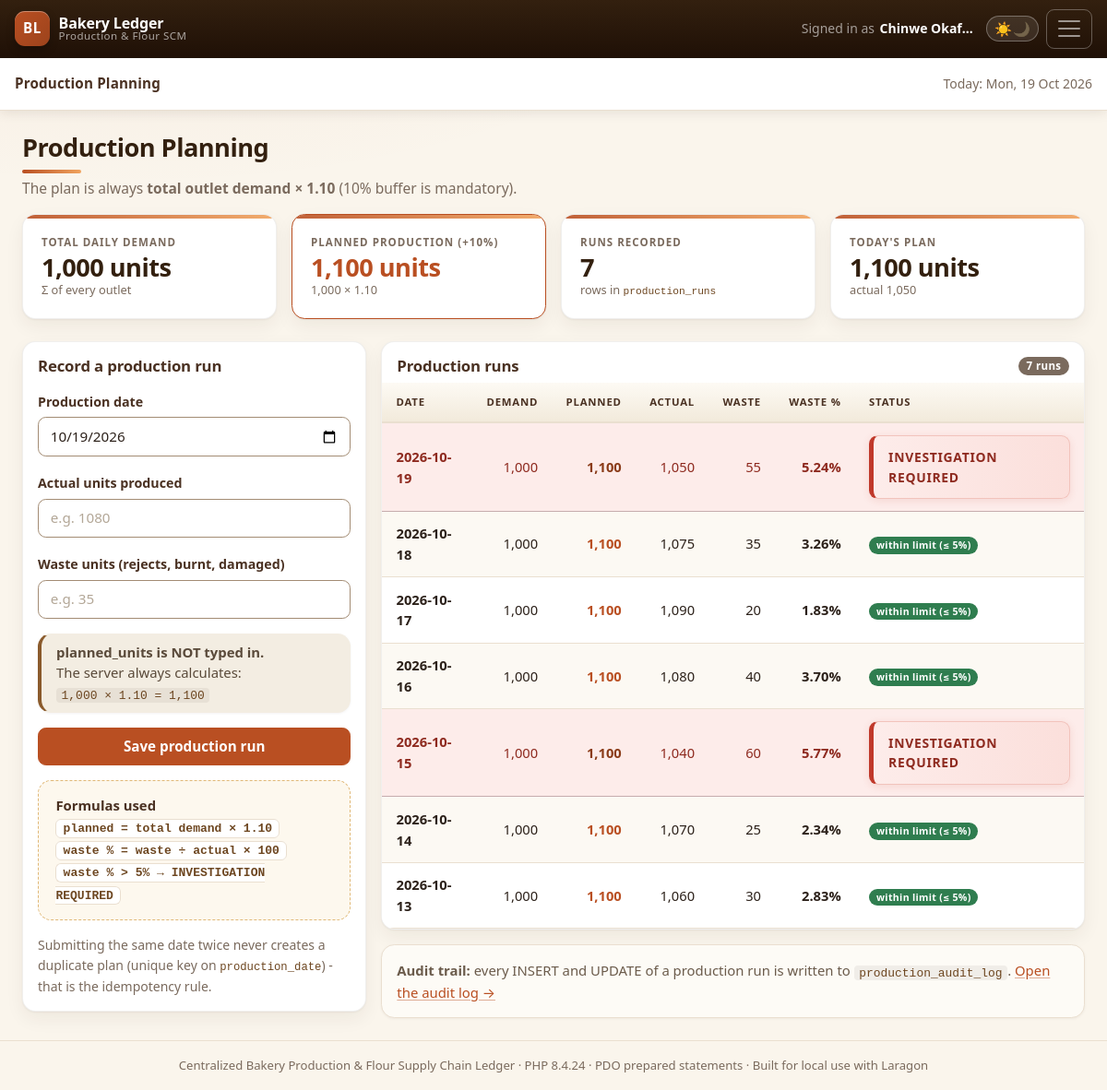
/production/index.php, run on the app's committed database.
### tables this page shows
CREATE TABLE production_runs (
    id                 INT UNSIGNED  NOT NULL AUTO_INCREMENT,
    production_date    DATE          NOT NULL,
    total_demand_units INT UNSIGNED  NOT NULL DEFAULT 0,
    planned_units      INT UNSIGNED  NOT NULL,
    actual_units       INT UNSIGNED  NOT NULL DEFAULT 0,
    waste_units        INT UNSIGNED  NOT NULL DEFAULT 0,
    buffer_rate        DECIMAL(4,3)  NOT NULL DEFAULT 1.100,
    created_by         VARCHAR(60)   NOT NULL DEFAULT 'system',
    created_at         TIMESTAMP     NOT NULL DEFAULT CURRENT_TIMESTAMP,
    updated_at         TIMESTAMP     NULL DEFAULT NULL ON UPDATE CURRENT_TIMESTAMP,
    PRIMARY KEY (id),
     
    UNIQUE KEY uq_production_date (production_date),
    KEY idx_production_actual (actual_units)
);

### config/database.php (called while the page is built)
<?php
function db(): PDO
{
    static $pdo = null;
    if ($pdo instanceof PDO) {
        return $pdo;
    }
    $dsn = sprintf(
        'mysql:host=%s;port=%s;dbname=%s;charset=%s',
        DB_HOST,
        DB_PORT,
        DB_NAME,
        DB_CHARSET
    );
    $options = [
        PDO::ATTR_ERRMODE            => PDO::ERRMODE_EXCEPTION,
        PDO::ATTR_DEFAULT_FETCH_MODE => PDO::FETCH_ASSOC,
        PDO::ATTR_EMULATE_PREPARES   => false,
        PDO::ATTR_DRIVER_NAME        => 'mysql',
    ];
    try {
        $pdo = new PDO($dsn, DB_USER, DB_PASS, $options);
    } catch (PDOException $e) {
        if (APP_DEBUG) {
            http_response_code(500);
            echo '<div style="font-family:sans-serif;max-width:720px;margin:60px auto;">';
            echo '<h2>Database connection failed</h2>';
            echo '<p><strong>MySQL said:</strong> ' . htmlspecialchars($e->getMessage(), ENT_QUOTES, 'UTF-8') . '</p>';
            echo '<ol>';
            echo '<li>Make sure Laragon MySQL is <strong>started</strong>.</li>';
            echo '<li>Import <code>database/bakery.sql</code> (see README.md, step 3).</li>';
            echo '<li>Check DB_USER / DB_PASS in <code>config/config.php</code>.</li>';
            echo '</ol></div>';
            exit;
        }
        throw $e;
    }
    return $pdo;
}
function stream_query(string $sql, array $params = []): PDOStatement
{
    $stmt = db()->prepare($sql);
    $stmt->execute($params);
    return $stmt;
}
function scalar(string $sql, array $params = [])
{
    $stmt = stream_query($sql, $params);
    $value = $stmt->fetchColumn();
    return $value === false ? null : $value;
}

### includes/functions.php (called while the page is built, shortened)
<?php
function url(string $path = ''): string
{
    return APP_BASE . '/' . ltrim($path, '/');
}
function endpoint(string $path): string
{
    $path = '/' . trim($path, '/');
    if (USE_CLEAN_URLS) {
        return url(ltrim($path, '/'));
    }
    return url('index.php') . '?route=' . rawurlencode($path);
}
function e($value): string
{
    return htmlspecialchars((string) $value, ENT_QUOTES, 'UTF-8');
}
function old(string $key, $default = '')
{
    $value = $_SESSION['old_input'][$key] ?? $default;
    return is_string($value) ? e($value) : $value;
}
function field_error(array $errors, string $key): string
{
    return isset($errors[$key]) ? e($errors[$key]) : '';
}
function pct($value): string
{
    return $value === null ? '-' : number_format($value, 2) . '%';
}
function total_daily_demand(): int
{
    $value = scalar('SELECT COALESCE(SUM(daily_demand_units), 0) FROM outlets');
    return (int) $value;
}
function planned_production(int $totalDemand): int
{
    return (int) ceil($totalDemand * PRODUCTION_BUFFER_RATE);
}
function waste_percent(int $wasteUnits, int $actualUnits): ?float
{
    return round(($wasteUnits / $actualUnits) * 100, 2);
}
function waste_investigation_required($percent): bool
{
    return $percent !== null && $percent > WASTE_ALERT_PERCENT;
}

### production/index.php (the view, shortened to what this page needs)
<?php
$errors = pull_form_errors();
$totalDemand   = total_daily_demand();
$plannedUnits  = planned_production($totalDemand);
$runCount      = (int) scalar('SELECT COUNT(*) FROM production_runs');
$stmt = stream_query(
    'SELECT id, planned_units, actual_units, waste_units
       FROM production_runs WHERE production_date = ?',
    [date('Y-m-d')]
);
$todayPlan = $stmt->fetch(PDO::FETCH_ASSOC);
require __DIR__ . '/../includes/header.php';
?>
<h1 class="h3 mb-1">Production Planning</h1>
<p class="text-muted mb-3">
    The plan is always <strong>total outlet demand &times; 1.10</strong> (10% buffer is mandatory).
</p>
<div class="row g-3 mb-4">
    <div class="col-sm-6 col-xl-3">
        <div class="card stat-card h-100"><div class="stat-body">
            <div class="stat-label">Total daily demand</div>
            <div class="stat-value"><?= number_format($totalDemand) ?> units</div>
            <div class="stat-sub">&Sigma; of every outlet</div>
        </div></div>
    </div>
    <div class="col-sm-6 col-xl-3">
        <div class="card stat-card h-100 border-primary"><div class="stat-body">
            <div class="stat-label">Planned production (+10%)</div>
            <div class="stat-value text-primary"><?= number_format($plannedUnits) ?> units</div>
            <div class="stat-sub"><?= number_format($totalDemand) ?> &times; 1.10</div>
        </div></div>
    </div>
    <div class="col-sm-6 col-xl-3">
        <div class="card stat-card h-100"><div class="stat-body">
            <div class="stat-label">Runs recorded</div>
            <div class="stat-value"><?= number_format($runCount) ?></div>
            <div class="stat-sub">rows in <code>production_runs</code></div>
        </div></div>
    </div>
    <div class="col-sm-6 col-xl-3">
        <div class="card stat-card h-100"><div class="stat-body">
            <div class="stat-label">Today's plan</div>
            <div class="stat-value">
                <?= $todayPlan ? number_format((int) $todayPlan['planned_units']) . ' units' : 'not yet' ?>
            </div>
            <div class="stat-sub">
                <?= $todayPlan
                    ? 'actual ' . number_format((int) $todayPlan['actual_units'])
                    : 'submit the form to create it' ?>
            </div>
        </div></div>
    </div>
</div>
<div class="row g-3">
    <div class="col-lg-4">
        <div class="table-card p-3">
            <h2 class="h5 mb-3">Record a production run</h2>
            <form method="post" action="<?= e(endpoint('/production/run')) ?>" novalidate>
                <div class="mb-3">
                    <label class="form-label" for="production_date">Production date</label>
                    <input type="date" class="form-control<?= field_error($errors, 'production_date') ? ' is-invalid' : '' ?>"
                           id="production_date" name="production_date" required
                           value="<?= old('production_date', date('Y-m-d')) ?>">
                </div>
                <div class="mb-3">
                    <label class="form-label" for="actual_units">Actual units produced</label>
                    <input type="number" class="form-control<?= field_error($errors, 'actual_units') ? ' is-invalid' : '' ?>"
                           id="actual_units" name="actual_units" min="0" max="10000000" step="1" required
                           placeholder="e.g. 1080"
                           value="<?= old('actual_units') ?>">
                </div>
                <div class="mb-3">
                    <label class="form-label" for="waste_units">Waste units (rejects, burnt, damaged)</label>
                    <input type="number" class="form-control<?= field_error($errors, 'waste_units') ? ' is-invalid' : '' ?>"
                           id="waste_units" name="waste_units" min="0" max="10000000" step="1" required
                           placeholder="e.g. 35"
                           value="<?= old('waste_units') ?>">
                </div>
                <div class="alert alert-info py-2 small mb-3">
                    <strong>planned_units is NOT typed in.</strong><br>
                    The server always calculates:<br>
                    <code><?= number_format($totalDemand) ?> &times; 1.10 = <?= number_format($plannedUnits) ?></code>
                </div>
                <button type="submit" class="btn btn-primary w-100">Save production run</button>
            </form>
            <div class="formula-box mt-3">
                <strong>Formulas used</strong><br>
                <code>planned = total demand &times; 1.10</code><br>
                <code>waste % = waste &divide; actual &times; 100</code><br>
                <code>waste % &gt; 5% &rarr; INVESTIGATION REQUIRED</code>
            </div>
            <p class="small text-muted mt-3 mb-0">
                Submitting the same date twice never creates a duplicate plan
                (unique key on <code>production_date</code>) - that is the idempotency rule.
            </p>
        </div>
    </div>
    <div class="col-lg-8">
        <div class="table-card">
            <div class="p-3 pb-2 d-flex justify-content-between align-items-center">
                <h2 class="h5 mb-0">Production runs</h2>
                <span class="badge text-bg-secondary"><?= number_format($runCount) ?> runs</span>
            </div>
            <div class="table-responsive">
                <table class="table table-hover align-middle">
                    <thead>
                    <tr>
                        <th>Date</th>
                        <th class="text-end">Demand</th>
                        <th class="text-end">Planned</th>
                        <th class="text-end">Actual</th>
                        <th class="text-end">Waste</th>
                        <th class="text-end">Waste %</th>
                        <th>Status</th>
                    </tr>
                    </thead>
                    <tbody>
                    <?php
                    $stmt = stream_query(
                        'SELECT production_date, total_demand_units, planned_units, actual_units, waste_units
                           FROM production_runs
                          ORDER BY production_date DESC
                          LIMIT 60'
                    );
                    while ($row = $stmt->fetch(PDO::FETCH_ASSOC)) {
                        $wastePct = waste_percent((int) $row['waste_units'], (int) $row['actual_units']);
                        $alert    = waste_investigation_required($wastePct);
                        ?>
                        <tr class="<?= $alert ? 'table-danger' : '' ?>">
                            <td class="fw-semibold"><?= e($row['production_date']) ?></td>
                            <td class="text-end"><?= number_format((int) $row['total_demand_units']) ?></td>
                            <td class="text-end text-primary fw-semibold">
                                <?= number_format((int) $row['planned_units']) ?>
                            </td>
                            <td class="text-end"><?= number_format((int) $row['actual_units']) ?></td>
                            <td class="text-end"><?= number_format((int) $row['waste_units']) ?></td>
                            <td class="text-end fw-semibold"><?= pct($wastePct) ?></td>
                            <td>
                                <?php if ($alert): ?>
                                    <span class="investigation-banner">INVESTIGATION REQUIRED</span>
                                <?php elseif ($wastePct === null): ?>
                                    <span class="badge text-bg-secondary">no actual production yet</span>
                                <?php else: ?>
                                    <span class="badge badge-ok">within limit (&le; 5%)</span>
                                <?php endif; ?>
                            </td>
                        </tr>
                        <?php
                    }
                    ?>
                    </tbody>
                </table>
            </div>
        </div>
        <div class="alert alert-light border mt-3 small mb-0">
            <strong>Audit trail:</strong> every INSERT and UPDATE of a production run is written to
            <code>production_audit_log</code>.
            <a href="<?= e(url('audit/')) ?>">Open the audit log &rarr;</a>
        </div>
    </div>
</div>
<?php require __DIR__ . '/../includes/footer.php'; ?>

### data on the page
production_runs: planned_units "1,100", actual_units "1,050", production_date "2026-10-19", total_demand_units "1,000", waste_units "55", pct($wastePct) "5.24%", shows "INVESTIGATION REQUIRED"
production_runs: production_date "2026-10-18", total_demand_units "1,000", planned_units "1,100", actual_units "1,075", waste_units "35", pct($wastePct) "3.26%", shows "within limit (≤ 5%)"
production_runs: production_date "2026-10-17", total_demand_units "1,000", planned_units "1,100", actual_units "1,090", waste_units "20", pct($wastePct) "1.83%", shows "within limit (≤ 5%)"
production_runs: production_date "2026-10-16", total_demand_units "1,000", planned_units "1,100", actual_units "1,080", waste_units "40", pct($wastePct) "3.70%", shows "within limit (≤ 5%)"
production_runs: production_date "2026-10-15", total_demand_units "1,000", planned_units "1,100", actual_units "1,040", waste_units "60", pct($wastePct) "5.77%", shows "INVESTIGATION REQUIRED"
production_runs: production_date "2026-10-14", total_demand_units "1,000", planned_units "1,100", actual_units "1,070", waste_units "25", pct($wastePct) "2.34%", shows "within limit (≤ 5%)"
production_runs: production_date "2026-10-13", total_demand_units "1,000", planned_units "1,100", actual_units "1,060", waste_units "30", pct($wastePct) "2.83%", shows "within limit (≤ 5%)"

### other printed values
$navUserFull "Chinwe Okaf…"
$pageTitle "Production Planning"
$totalDemand "1,000"
$plannedUnits "1,100"
$runCount "7"
PHP_VERSION "8.4.24"
